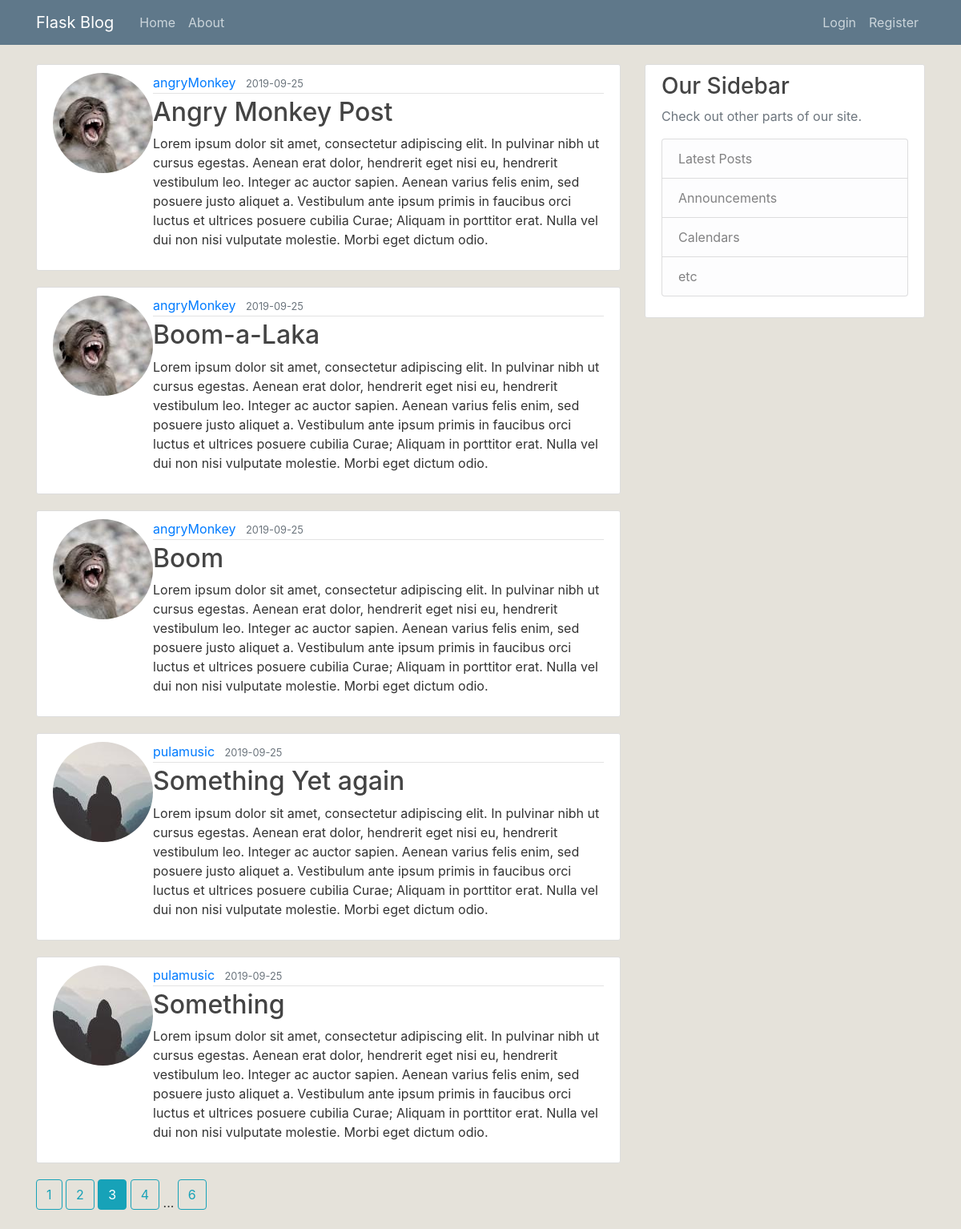
/home?page=3, run on an earlier commit of the app's database.
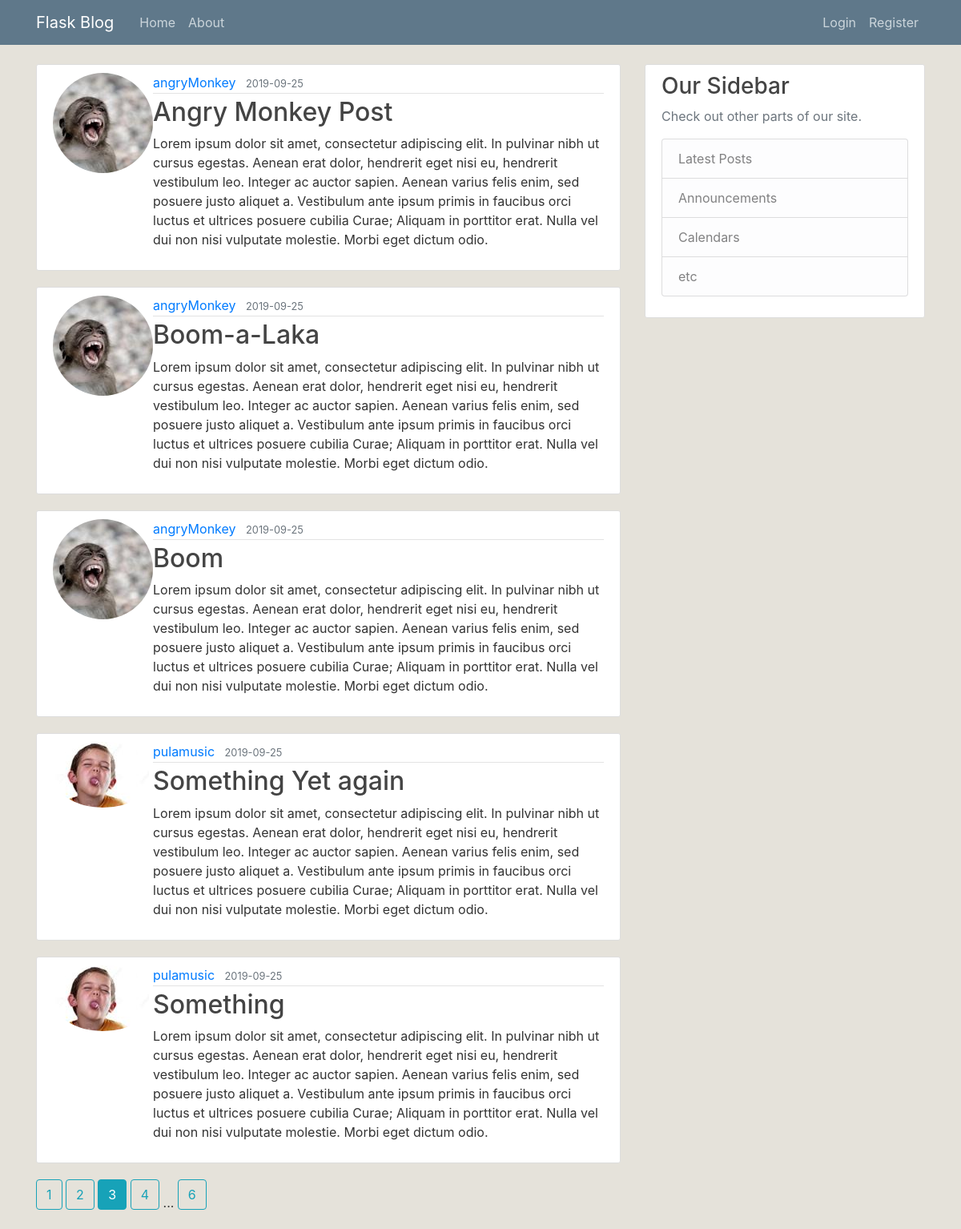
And on a later commit of the database.
### flaskblog/models.py (models this page shows, shortened)
class Post(db.Model):
    id = db.Column(db.Integer, primary_key=True)
    title = db.Column(db.String(100), nullable=False)
    date_posted = db.Column(db.DateTime, nullable=False, default=datetime.utcnow)
    content = db.Column(db.Text, nullable=False)
    user_id = db.Column(db.Integer, db.ForeignKey('user.id'), nullable=False)

class User(db.Model, UserMixin):
    id = db.Column(db.Integer, primary_key=True)
    username = db.Column(db.String(20), unique=True, nullable=False)
    email = db.Column(db.String(120), unique=True, nullable=False)
    image_file = db.Column(db.String(20), nullable=False, default='default.jpg')
    password = db.Column(db.String(60), nullable=False)
    posts = db.relationship('Post', backref='author', lazy=True)

### flaskblog/main/routes.py (the view)
@main.route("/")
@main.route("/home")
def home():
    page = request.args.get('page', 1, type=int)
    posts = Post.query.order_by(Post.date_posted.desc()).paginate(page=page, per_page=5)
    return render_template('home.html', posts=posts)

### flaskblog/templates/home.html
{% extends "layout.html" %}
{% block content %}
  {% for post in posts.items %}
  <article class="media content-section">
    <img src="{{ url_for('static', filename='profile_pics/' + post.author.image_file) }}" alt="" class="rounded-circle article-image">
    <div class="media-body">
      <div class="article-metadata">
        <a class="mr-2" href="{{ url_for('users.user_posts', username=post.author.username) }}">{{ post.author.username }}</a>
        <small class="text-muted">{{ post.date_posted.strftime('%Y-%m-%d') }}</small>
      </div>
      <h2><a class="article-title" href="{{ url_for('posts.post', post_id=post.id) }}">{{ post.title }}</a></h2>
      <p class="article-content">{{ post.content }}</p>
    </div>
  </article>
  {% endfor %}
  {% for page_num in posts.iter_pages(left_edge=1, right_edge=1, left_current=1, right_current=2) %}
    {% if page_num %}
      {% if posts.page == page_num %}
        <a class="btn btn-info mb-4" href="{{ url_for('main.home', page=page_num) }}">{{ page_num }}</a>
      {% else %}
        <a class="btn btn-outline-info mb-4" href="{{ url_for('main.home', page=page_num) }}">{{ page_num }}</a>
      {% endif %}
    {% else %}
      ...
    {% endif %}
  {% endfor %}
{% endblock content %}

What changed in the data, as far as the page shows it:
changed through a linked row, Post "Something Yet again": image_file: a different picture
changed through a linked row, Post "Something": image_file: a different picture
